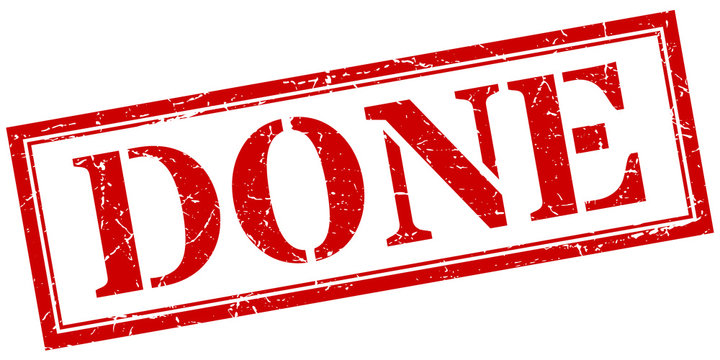
#> input picture Images/all_done.jpeg, 720 x 360 px, found by its file name
$ jupyter execute image_read.ipynb
#> lines starting #> are read from the running program, lines starting #| are printed output that depends on the picture; after the words box and inside, x2 and y2 are one past the last pixel; in counts of white or black regions, pixels touching at a corner belong together
[cell 1]
import cv2

[cell 2]
img = cv2.imread("all_done.jpeg", 1)
#> img is the input picture: shape (360, 720, 3); mean B, G, R 192.6, 192.6, 241.7

[cell 3]
print(img.shape)
#| (360, 720, 3)
h,w,c = img.shape
#> h = 360; w = 720; c = 3
print("Dimensions of the image is:nnHeight:", h, "pixelsnWidth:", w, "pixelsnNumber of Channels:", c)
#| Dimensions of the image is:nnHeight: 360 pixelsnWidth: 720 pixelsnNumber of Channels: 3
print(type(img))
#| <class 'numpy.ndarray'>
print(img.dtype)
#| uint8
print(img)
#> (printed output is left out)

[cell 4]
cv2.imshow('all_done', img)
k = cv2.waitKey(0)
#> (key q is pressed here)
if k == 27 or k == ord('q'):
    cv2.destroyAllWindows()

[cell 5]
gray = cv2.cvtColor(img,cv2.COLOR_BGR2GRAY)
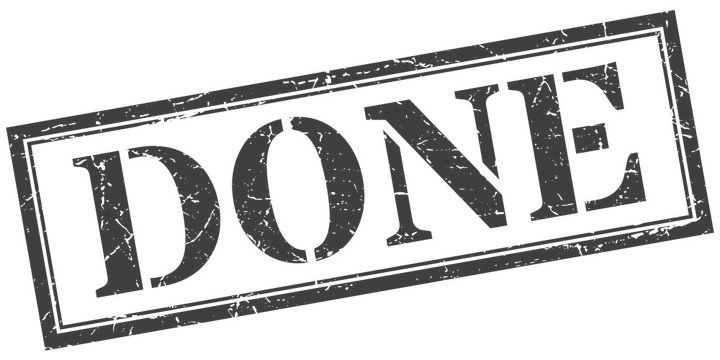
#> gray: shape (360, 720); min 48, max 255, mean 207.3

[cell 6]
cv2.imwrite('All_Done_grey.jpg', gray)
#> Out = True

[cell 7]
import matplotlib.pyplot as plt
import numpy as np

[cell 8]
def extract_bit_plane(cd):
    #  extracting all bit one by one
    # from 1st to 8th in variable
    # from c1 to c8 respectively
    c1 = np.mod(cd, 2)
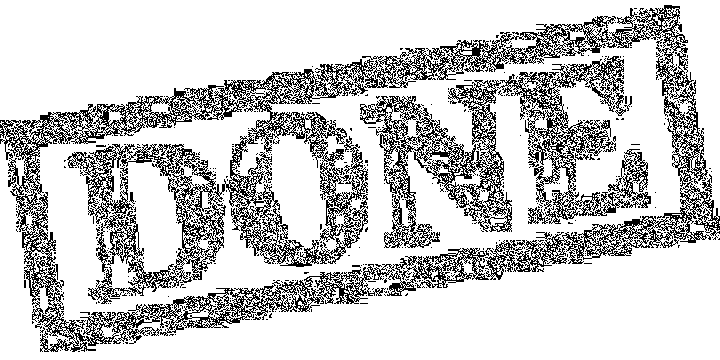
#> c1: shape (360, 720); values 0 (black) and 1 (white), 78.8% white; black in thin lines or dots
    c2 = np.mod(np.floor(cd/2), 2)
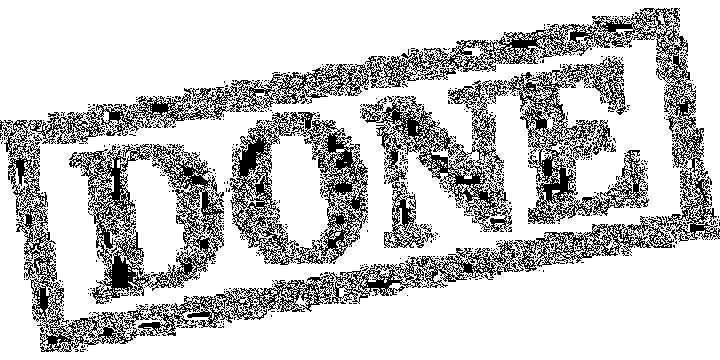
#> c2: shape (360, 720) float64; values 0 (black) and 1 (white), 78.7% white; black in thin lines or dots
    c3 = np.mod(np.floor(cd/4), 2)
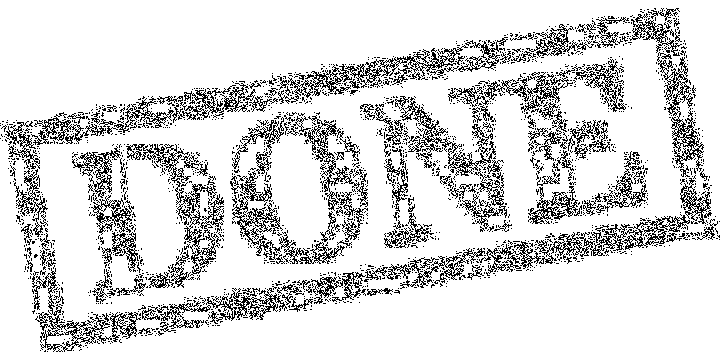
#> c3: shape (360, 720) float64; values 0 (black) and 1 (white), 85% white; black in thin lines or dots
    c4 = np.mod(np.floor(cd/8), 2)
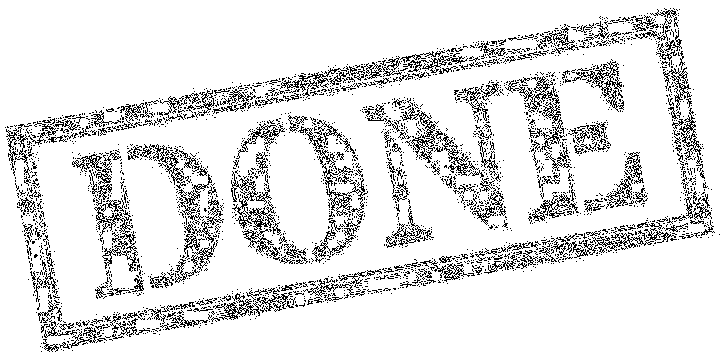
#> c4: shape (360, 720) float64; values 0 (black) and 1 (white), 88.7% white; black in thin lines or dots
    c5 = np.mod(np.floor(cd/16), 2)
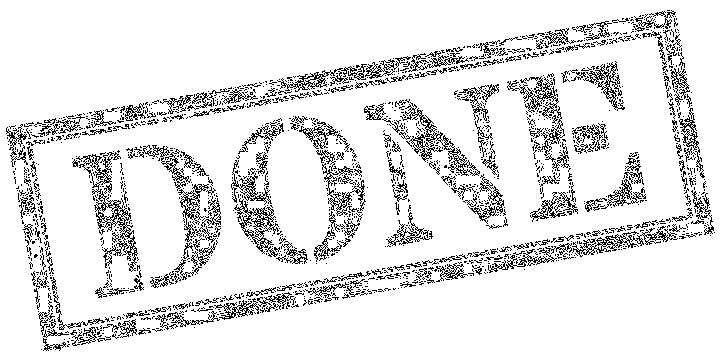
#> c5: shape (360, 720) float64; values 0 (black) and 1 (white), 89.3% white; black in thin lines or dots
    c6 = np.mod(np.floor(cd/32), 2)
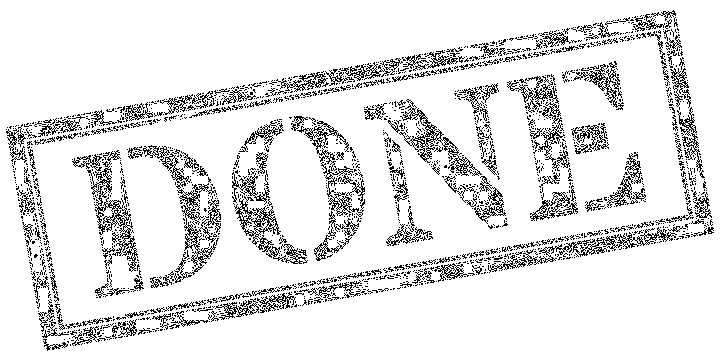
#> c6: shape (360, 720) float64; values 0 (black) and 1 (white), 89.2% white; black in thin lines or dots
    c7 = np.mod(np.floor(cd/64), 2)
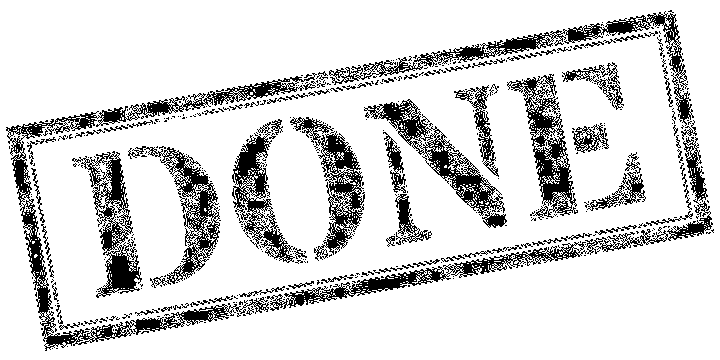
#> c7: shape (360, 720) float64; values 0 (black) and 1 (white), 84.1% white; 504 black regions (411 under 20 px), largest, box (x1, y1, x2, y2) and area: (6, 73, 317, 351) 6621, (329, 11, 694, 126) 3941, (364, 99, 507, 228) 3303
    c8 = np.mod(np.floor(cd/128), 2)
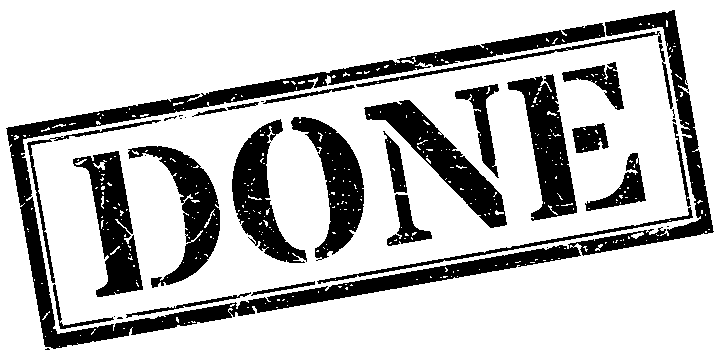
#> c8: shape (360, 720) float64; values 0 (black) and 1 (white), 76.4% white; 37 black regions (12 under 20 px), largest, box (x1, y1, x2, y2) and area: (6, 10, 714, 349) 23143, (364, 100, 507, 228) 4935, (507, 74, 577, 221) 4600
    # combining image again to form equivalent to original grayscale image
    cc = 2 * (2 * (2 * c8 + c7) + c6) # reconstructing image  with 3 most significant bit planes
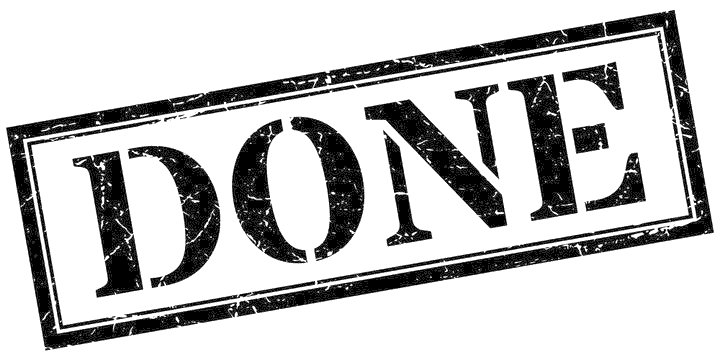
#> cc: shape (360, 720) float64; min 2, max 14, mean 11.26; drawn with min black and max white
    to_plot = [cd, c1, c2, c3, c4, c5, c6, c7, c8, cc]
    fig, axes = plt.subplots(nrows=2, ncols=5,figsize=(10, 8), subplot_kw={'xticks': [], 'yticks': []})
    fig.subplots_adjust(hspace=0.05, wspace=0.05)
    for ax, i in zip(axes.flat, to_plot):
        ax.imshow(i, cmap='gray')
#> this loop made 10 passes
    plt.tight_layout()
    plt.show()
    return cc
